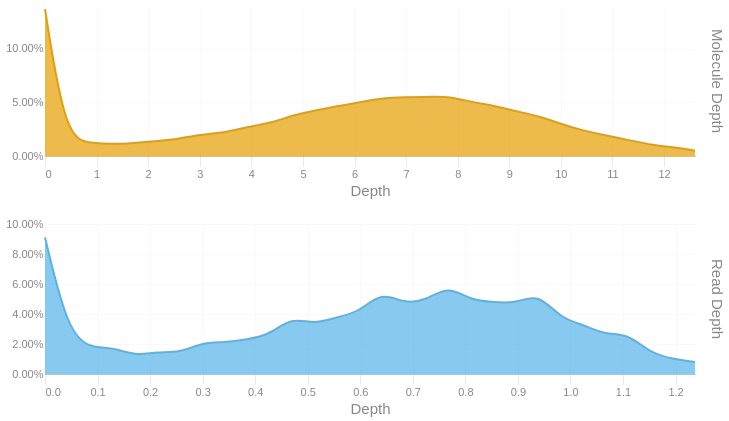

This figure's notebook cell:
### Code cell
readdep = depth_hist(tb['Read Depth'], q99, 3)
readdep = readdep.with_columns(pl.lit('Read Depth').alias('Metric'))
if not SKIPLR:
    moldep = depth_hist(tb['Molecule Depth'], mol_q99, 1)
    moldep = moldep.with_columns(pl.lit('Molecule Depth').alias('Metric'))
    _hist = pl.concat([readdep, moldep])
    _hist = _hist.filter(pl.col('Proportion') != 0)
    with SafeRender(_hist):
        (
            alt.Chart(_hist)        
            .mark_area(interpolate = "basis")
            .encode(
                x=alt.X('Bin:Q').scale(domainMin=0).axis(alt.Axis(title='Depth')),
                y = alt.Y('Proportion:Q', title = None).axis(format = '.2%'),
                color = alt.Color('Metric:N').legend(None),
                row = alt.Row("Metric:N").header(title = None, labelOrient = 'right'),
                tooltip = [
                    alt.Tooltip("Metric:N", title = "Metric"),
                    alt.Tooltip('Interval:N', title = "Depth Interval"),
                    alt.Tooltip('Proportion:Q', title = "% Alignments").format('.2%')
                ]
            )
            .resolve_scale(x='independent', y='independent')
            .properties(
                height = 150, width = 650,
                usermeta={'embedOptions': {'downloadFileName': f'{samplename}.depth.hist'}}
            )
        ).display()
else:
    readdep = readdep.filter(pl.col('Proportion') != 0)
    with SafeRender(readdep):
        (
            alt.Chart(readdep)        
            .mark_area(interpolate = "basis")
            .encode(
                x=alt.X('Bin:Q').scale(domainMin=0).axis(alt.Axis(title='Depth')),
                y = alt.Y('Proportion:Q', title = None).axis(format = '.2%'),
                tooltip = [
                    alt.Tooltip('Interval:N', title = "Depth Interval"),
                    alt.Tooltip('Proportion:Q', title = "% Alignments").format('.2%')
                ]
            )
            .properties(
                usermeta={'embedOptions': {'downloadFileName': f'{samplename}.depth.hist'}}
            )
        ).display()

### Figure 1 — Vega-Lite specification as saved in the notebook (floating-point values rounded to 4 significant figures)
{"width": 650, "height": 150, "config": {"title": {"anchor": "start", "dy": -15, "fontSize": 18, "color": "#888888", "subtitleColor": "#888888", "subtitleFontSize": 14}, "arc": {"fill": "#0072B2"}, "axis": {"domainColor": "#888888", "domainWidth": 0.5, "gridWidth": 0.2, "grid": false, "titleFontWeight": 400, "titleFontSize": 15, "labelFontSize": 11, "labelColor": "#888888", "tickColor": "#888888", "tickWidth": 0.2, "titleColor": "#888888"}, "axisBand": {"grid": false}, "axisX": {"grid": true, "tickSize": 10, "domainCap": "round"}, "axisY": {"domain": false, "grid": true, "tickSize": 0, "domainCap": "round"}, "background": "transparent", "header": {"labelFontSize": 15, "labelColor": "#888888", "titleFontSize": 15, "titleFontWeight": 600, "titleColor": "#888888"}, "legend": {"labelFont": "sans-serif", "labelFontSize": 12, "labelColor": "#888888", "symbolSize": 100, "symbolType": "circle", "titleFontSize": 12, "titlePadding": 10, "titleColor": "#888888", "title": null}, "range": {"category": ["#E69F00", "#56B4E9", "#009E73", "#F0E442", "#0072B2", "#D55E00", "#CC79A7", "#000000"], "diverging": ["#cfe8f3", "#a2d4ec", "#73bfe2", "#46abdb", "#1696d2", "#12719e"]}, "area": {"fill": "#0072B2", "fillOpacity": 0.7, "line": true, "strokeOpacity": 0.7}, "line": {"color": "#0072B2", "stroke": "#0072B2", "strokeWidth": 2}, "trail": {"color": "#0072B2", "stroke": "#0072B2", "strokeWidth": 0, "size": 1}, "point": {"filled": true, "fillOpacity": 1.0, "size": 95}, "text": {"color": "#888888", "fontSize": 11, "align": "right", "fontWeight": 400, "size": 11}, "bar": {"fill": "#0072B2", "stroke": null}, "view": {"stroke": null, "continuousWidth": 660, "continuousHeight": 400}}, "data": {"name": "data-e348a564c84b61206e8f83af6c082794"}, "mark": {"type": "area", "interpolate": "basis"}, "encoding": {"color": {"field": "Metric", "legend": null, "type": "nominal"}, "row": {"field": "Metric", "header": {"title": null, "labelOrient": "right"}, "type": "nominal"}, "tooltip": [{"field": "Metric", "title": "Metric", "type": "nominal"}, {"field": "Interval", "title": "Depth Interval", "type": "nominal"}, {"field": "Proportion", "format": ".2%", "title": "% Alignments", "type": "quantitative"}], "x": {"axis": {"title": "Depth"}, "field": "Bin", "scale": {"domainMin": 0}, "type": "quantitative"}, "y": {"axis": {"format": ".2%"}, "field": "Proportion", "title": null, "type": "quantitative"}}, "resolve": {"scale": {"x": "independent", "y": "independent"}}, "usermeta": {"embedOptions": {"downloadFileName": "TF26LRJL0086_5B_10484332_23Y22YLT4_L7.depth.hist"}}, "$schema": "https://vega.github.io/schema/vega-lite/v6.4.1.json", "datasets": {"data-e348a564c84b61206e8f83af6c082794": [{"Bin": 0.0, "Interval": "0.0-0.043", "Proportion": 0.091, "Metric": "Read Depth"}, {"Bin": 0.043, "Interval": "0.043-0.085", "Proportion": 0.029, "Metric": "Read Depth"}, {"Bin": 0.085, "Interval": "0.085-0.128", "Proportion": 0.017, "Metric": "Read Depth"}, {"Bin": 0.128, "Interval": "0.128-0.171", "Proportion": 0.018, "Metric": "Read Depth"}, {"Bin": 0.171, "Interval": "0.171-0.213", "Proportion": 0.012, "Metric": "Read Depth"}, {"Bin": 0.213, "Interval": "0.213-0.256", "Proportion": 0.015, "Metric": "Read Depth"}, {"Bin": 0.256, "Interval": "0.256-0.299", "Proportion": 0.014, "Metric": "Read Depth"}, {"Bin": 0.299, "Interval": "0.299-0.341", "Proportion": 0.021, "Metric": "Read Depth"}, {"Bin": 0.341, "Interval": "0.341-0.384", "Proportion": 0.021, "Metric": "Read Depth"}, {"Bin": 0.384, "Interval": "0.384-0.427", "Proportion": 0.023, "Metric": "Read Depth"}, {"Bin": 0.427, "Interval": "0.427-0.469", "Proportion": 0.026, "Metric": "Read Depth"}, {"Bin": 0.469, "Interval": "0.469-0.512", "Proportion": 0.038, "Metric": "Read Depth"}, {"Bin": 0.512, "Interval": "0.512-0.555", "Proportion": 0.033, "Metric": "Read Depth"}, {"Bin": 0.555, "Interval": "0.555-0.597", "Proportion": 0.038, "Metric": "Read Depth"}, {"Bin": 0.597, "Interval": "0.597-0.64", "Proportion": 0.041, "Metric": "Read Depth"}, {"Bin": 0.64, "Interval": "0.64-0.683", "Proportion": 0.055, "Metric": "Read Depth"}, {"Bin": 0.683, "Interval": "0.683-0.725", "Proportion": 0.047, "Metric": "Read Depth"}, {"Bin": 0.725, "Interval": "0.725-0.768", "Proportion": 0.049, "Metric": "Read Depth"}, {"Bin": 0.768, "Interval": "0.768-0.811", "Proportion": 0.059, "Metric": "Read Depth"}, {"Bin": 0.811, "Interval": "0.811-0.853", "Proportion": 0.049, "Metric": "Read Depth"}, {"Bin": 0.853, "Interval": "0.853-0.896", "Proportion": 0.048, "Metric": "Read Depth"}, {"Bin": 0.896, "Interval": "0.896-0.939", "Proportion": 0.047, "Metric": "Read Depth"}, {"Bin": 0.939, "Interval": "0.939-0.981", "Proportion": 0.054, "Metric": "Read Depth"}, {"Bin": 0.981, "Interval": "0.981-1.024", "Proportion": 0.037, "Metric": "Read Depth"}, {"Bin": 1.024, "Interval": "1.024-1.067", "Proportion": 0.033, "Metric": "Read Depth"}, {"Bin": 1.067, "Interval": "1.067-1.109", "Proportion": 0.026, "Metric": "Read Depth"}, {"Bin": 1.109, "Interval": "1.109-1.152", "Proportion": 0.027, "Metric": "Read Depth"}, {"Bin": 1.152, "Interval": "1.152-1.195", "Proportion": 0.014, "Metric": "Read Depth"}, {"Bin": 1.195, "Interval": "1.195-1.237", "Proportion": 0.01, "Metric": "Read Depth"}, {"Bin": 1.237, "Interval": "1.237-1.28", "Proportion": 0.008, "Metric": "Read Depth"}, {"Bin": 0.0, "Interval": "0.0-0.4", "Proportion": 0.137, "Metric": "Molecule Depth"}, {"Bin": 0.4, "Interval": "0.4-0.9", "Proportion": 0.016, "Metric": "Molecule Depth"}, {"Bin": 0.9, "Interval": "0.9-1.3", "Proportion": 0.012, "Metric": "Molecule Depth"}, {"Bin": 1.3, "Interval": "1.3-1.7", "Proportion": 0.011, "Metric": "Molecule Depth"}, {"Bin": 1.7, "Interval": "1.7-2.2", "Proportion": 0.012, "Metric": "Molecule Depth"}, {"Bin": 2.2, "Interval": "2.2-2.6", "Proportion": 0.014, "Metric": "Molecule Depth"}, {"Bin": 2.6, "Interval": "2.6-3.0", "Proportion": 0.016, "Metric": "Molecule Depth"}, {"Bin": 3.0, "Interval": "3.0-3.5", "Proportion": 0.02, "Metric": "Molecule Depth"}, {"Bin": 3.5, "Interval": "3.5-3.9", "Proportion": 0.022, "Metric": "Molecule Depth"}, {"Bin": 3.9, "Interval": "3.9-4.4", "Proportion": 0.027, "Metric": "Molecule Depth"}, {"Bin": 4.4, "Interval": "4.4-4.8", "Proportion": 0.031, "Metric": "Molecule Depth"}, {"Bin": 4.8, "Interval": "4.8-5.2", "Proportion": 0.038, "Metric": "Molecule Depth"}, {"Bin": 5.2, "Interval": "5.2-5.7", "Proportion": 0.042, "Metric": "Molecule Depth"}, {"Bin": 5.7, "Interval": "5.7-6.1", "Proportion": 0.047, "Metric": "Molecule Depth"}, {"Bin": 6.1, "Interval": "6.1-6.5", "Proportion": 0.05, "Metric": "Molecule Depth"}, {"Bin": 6.5, "Interval": "6.5-7.0", "Proportion": 0.054, "Metric": "Molecule Depth"}, {"Bin": 7.0, "Interval": "7.0-7.4", "Proportion": 0.055, "Metric": "Molecule Depth"}, {"Bin": 7.4, "Interval": "7.4-7.8", "Proportion": 0.055, "Metric": "Molecule Depth"}, {"Bin": 7.8, "Interval": "7.8-8.3", "Proportion": 0.056, "Metric": "Molecule Depth"}, {"Bin": 8.3, "Interval": "8.3-8.7", "Proportion": 0.05, "Metric": "Molecule Depth"}, {"Bin": 8.7, "Interval": "8.7-9.1", "Proportion": 0.047, "Metric": "Molecule Depth"}, {"Bin": 9.1, "Interval": "9.1-9.6", "Proportion": 0.042, "Metric": "Molecule Depth"}, {"Bin": 9.6, "Interval": "9.6-10.0", "Proportion": 0.037, "Metric": "Molecule Depth"}, {"Bin": 10.0, "Interval": "10.0-10.4", "Proportion": 0.03, "Metric": "Molecule Depth"}, {"Bin": 10.4, "Interval": "10.4-10.9", "Proportion": 0.024, "Metric": "Molecule Depth"}, {"Bin": 10.9, "Interval": "10.9-11.3", "Proportion": 0.019, "Metric": "Molecule Depth"}, {"Bin": 11.3, "Interval": "11.3-11.8", "Proportion": 0.015, "Metric": "Molecule Depth"}, {"Bin": 11.8, "Interval": "11.8-12.2", "Proportion": 0.01, "Metric": "Molecule Depth"}, {"Bin": 12.2, "Interval": "12.2-12.6", "Proportion": 0.008, "Metric": "Molecule Depth"}, {"Bin": 12.6, "Interval": "12.6-13.06", "Proportion": 0.005, "Metric": "Molecule Depth"}]}}
